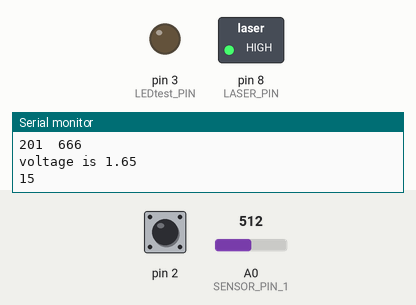
A sketch run on a simulated Arduino Uno, built with avr-gcc and run on an emulated ATmega328P. On the bench: switched loads named in the sketch (green lamp = pin HIGH), output pins drawn as LEDs (lit = HIGH), the last lines printed to the serial monitor. The test bench sets the inputs (shaded band); at power-on: A0 (SENSOR_PIN_1) = 512, pin 2 HIGH.

Above: at 1.2 s.
1.3 s: A0 (SENSOR_PIN_1) set to 0
At 1.7 s:
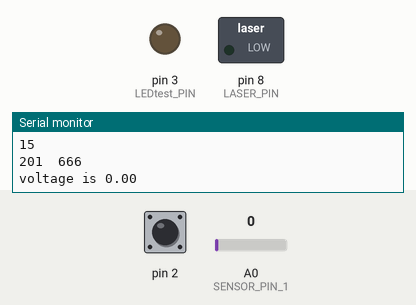
2.9 s: pin 2 pulled LOW for 1 s
5.4 s: A0 (SENSOR_PIN_1) set to 122
At 5.64 s:
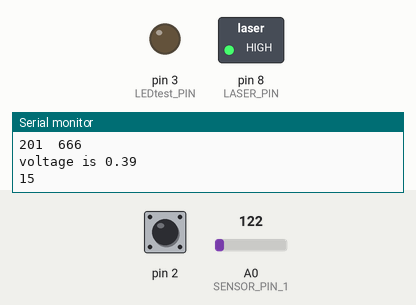
Timing chart, 0 to 8.4 s (numbered marks = the images above; inputs shaded):
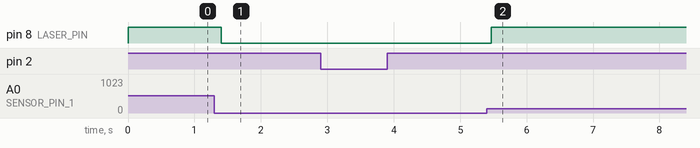

Measured:
- after the input at 1.3 s, pin 8 (LASER_PIN): HIGH → LOW after 0.10 s
- after the input at 5.4 s, pin 8 (LASER_PIN): LOW → HIGH after 0.06 s

The sketch:

LariviereMC_360_sittig_still3.ino
```cpp
#include <CapacitiveSensor.h>

/*The Art of sitting still
 * Marie-Christine Larivière
 *
 * Travail présenté a Elio Angelo Bidinost
 *
 * CART360
 * Concordia University
 *  11 Decembre 2020
 *
 * CapitiveSense Library Demo Sketch
 * Paul Badger 2008
 * Uses a high value resistor e.g. 10M between send pin and receive pin
 * Resistor effects sensitivity, experiment with values, 50K - 50M. Larger resistor values yield larger sensor values.
 * Receive pin is the sensor pin - try different amounts of foil/metal on this pin
 */


// *************** variables for hat
CapacitiveSensor   cs_4_2 = CapacitiveSensor(4,2);        // 10M resistor between pins 4 & 2, pin 2 is sensor pin, add a wire and or foil if desired

#define SENSOR_PIN_1   A0
#define SENSOR_PIN_2   A1
#define SENSOR_PIN_3   A2

// capacitive sensor state
boolean sensorState_1 =       false;
int sensorSensitivity  =      7000;          // or capacitive threshold
//boolean prevSensorState_1 = true;


//************* variables for tilt sensors
#define SENSOR_PIN_1   A1
#define SENSOR_PIN_2   A2
#define SENSOR_PIN_3   A3

int tiltV1 = 0;
int tiltV2 = 0;
int tiltV3 = 0;


//************************* Laser variable for coat
#define LASER_PIN       8

#define BRIGHTNESS     50

int delayval = 500; // delay for half a second

#define LEDtest_PIN             3

void setup(){
  // capacitive felting
   cs_4_2.set_CS_AutocaL_Millis(0xFFFFFFFF);     // What ?? turn off autocalibrate on channel 1 - just as an example
   Serial.begin(115200);

  //sway sensor
   pinMode(SENSOR_PIN_1, INPUT);
   pinMode(SENSOR_PIN_2, INPUT);
   pinMode(SENSOR_PIN_3, INPUT);

  //out
    pinMode(LASER_PIN, OUTPUT);

   //debug
   pinMode(LEDtest_PIN, OUTPUT);
   digitalWrite(LASER_PIN,LOW); // just making sure the laser is off at startup or reset


   Serial.println("setup completed");
}


void loop(){
sway();
readCapSense();


//setPixels();
}

void sway(){
tiltV1 = analogRead(A0); //reading the voltage on A0 and storing the value received in "voltage"
float voltage1 = tiltV1 * (3.3 / 1023.0); // transforming the value stored in "voltage" to readable information
  Serial.print("voltage is "); //sending that sentence to the serial monitor
  Serial.println(voltage1);
  if (voltage1 > 0){

   Serial.println(SENSOR_PIN_1);                // print V sensor output

//   digitalWrite(LEDtest_PIN, HIGH);
     digitalWrite(LASER_PIN , HIGH);

  }

    else{
    digitalWrite(LEDtest_PIN, LOW);
    digitalWrite(LASER_PIN , LOW);
//  pixels.show(); //Show The Color
  delay(100);

    }
}


void readCapSense(){
  //variables and measures for sensor inputs
    long start = millis();
    long total1 =  cs_4_2.capacitiveSensor(2000);   // changing this parameter calibrates sensitivity too
//    long total2 =  cs_4_6.capacitiveSensor(2000);
//    long total3 =  cs_4_8.capacitiveSensor(2000);

    Serial.print(millis() - start);        // check on performance in milliseconds
    Serial.print("\t");                    // tab character for debug windown spacing

//    Serial.print(total1);                  // print sensor output 1
//    Serial.print("\t");
//    Serial.print(total2);                  // print sensor output 2
//    Serial.print("\t");
    Serial.println(total1);                // print sensor output 3
//
    delay(150);                             // arbitrary delay to limit data to serial port


    if (total1 > sensorSensitivity) {
        sensorState_1 = true; //switch button state
         if (sensorState_1 == true) {
//        digitalWrite(LEDtest_PIN, HIGH);
        digitalWrite(LASER_PIN , HIGH);
      }
     }

      else {
        sensorState_1 = false;
//      digitalWrite(LEDtest_PIN, LOW);
        digitalWrite(LASER_PIN , LOW);
      }
      //small delay - why?
//      delay (200);


}

//void setPixels() {
//
//  for(int i=0;i<NUMPIXELS;i++){
//
//    // pixels.Color takes RGB values, from 0,0,0 up to 255,255,255
//    pixels.setPixelColor(i, pixels.Color(0,150,0)); // Moderately bright green color.
//    pixels.show(); // This sends the updated pixel color to the hardware.
//
//    delay(delayval); // Delay for a period of time (in milliseconds).
//
//  }
//}
```
